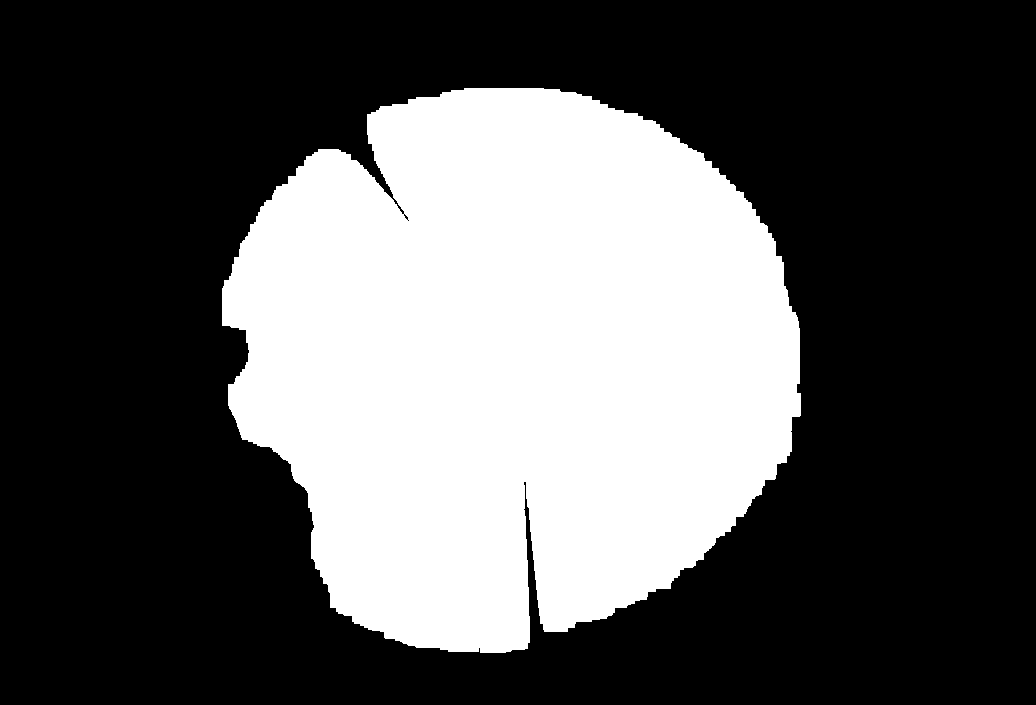
#> input picture masks/mask_delete_5.png, 1036 x 705 px, found by its file name
$ jupyter execute --allow-errors write_label.ipynb   (older library calls are emulated)   (text cells are left out)
#> lines starting #> are read from the running program, lines starting #| are printed output that depends on the picture; after the words box and inside, x2 and y2 are one past the last pixel; in counts of white or black regions, pixels touching at a corner belong together; pictures that were not available may be replaced by others from this repository, and a replacement may not be noted
### preprocessing.py
from code import interact
from re import S
import statistics
import numpy as np
import cv2
import os
from IPython.display import Image
from matplotlib import pyplot as plt
import shutil
from skimage.feature import graycomatrix,graycoprops
import pandas as pd
from TotalCalculation import *
from sklearn.decomposition import PCA
from sklearn.preprocessing import StandardScaler
import pickle

class preprocessData:
    def __init__(self):
        pass
    # [13 lines left out: function ScaledPCA, not called in this run]
    def cropSun(self,img):
        gray = cv2.cvtColor(img,cv2.COLOR_RGB2GRAY)
        _, thresh = cv2.threshold(gray, 252, 255, cv2.THRESH_BINARY)
        try:
            contours, _ = cv2.findContours(thresh, cv2.RETR_EXTERNAL, cv2.CHAIN_APPROX_SIMPLE)
            largest_contour = max(contours, key=cv2.contourArea)
            M = cv2.moments(largest_contour)
            mask = np.zeros_like(gray)
            #cv2.drawContours(mask, [largest_contour], -1, 255, thickness=cv2.FILLED)
            cX = int(M["m10"] / M["m00"])
            cY = int(M["m01"] / M["m00"])
            area = cv2.countNonZero(mask)
            radius = int(np.sqrt(area / np.pi))
            #img = cv2.circle(img.copy(), (cX, cY), radius, (0, 0, 0), -1)
            img = cv2.drawContours(img.copy(), [largest_contour], -1, 0, thickness=cv2.FILLED)
        except:
            pass
        return img
    # [6 lines left out: function calculate_skewness, not called in this run]
    def crop_center(self,img, crop_size=570):
        h, w = img.shape[:2]
        start_x = (w - crop_size) // 2
        start_y = (h - crop_size) // 2
        end_x = start_x + crop_size
        end_y = start_y + crop_size
        cropped_img = img[start_y:end_y, start_x:end_x]
        return cropped_img
    # [6 lines left out: function Threshold, not called in this run]
    def applySunDelete(self,img):
        return cv2.bitwise_and(img,img,mask=cv2.inRange(img,np.array([0,0,0]),np.array([254,253,255])))
    def load_images_and_preprocess(self,path:str,mask,apply_crop_sun:bool):
        images = []
        name = []
        for filename in os.listdir(path):
            img = cv2.imread(os.path.join(path,filename))
            img = preprocessData().crop_center(img)
            img = cv2.bitwise_and(img,img,mask=mask)
            img = cv2.cvtColor(img,cv2.COLOR_BGR2RGB)
            if apply_crop_sun:
                img = self.cropSun(img)
            images.append(img)
            name.append(int(os.path.splitext(os.path.basename(filename))[0]))
        return images,name
    # [38 lines left out: functions load_single_image, Edging, getDataframe, not called in this run]
    def computeGlcmsingle(self,image,distance,angle):
        glcm = graycomatrix(image,distance,angle)
        return glcm
    # [6 lines left out: function computeGlcm, not called in this run]
    def showCloudRatio(self,images,mask,number):
        image = images
        return cv2.countNonZero(image[number])/cv2.countNonZero(mask)

class image:
    # [20 lines left out: functions getFilename, filename_to_ticks, extract_filename, not called in this run]

class thresholding:
    def __init__(self):
        pass
    # [82 lines left out: functions RBratiosingle, RBratio, not called in this run]

### TotalCalculation.py
import time
from datetime import datetime as dt
import datetime
import numpy as np
import cv2

class CloudCalculation:
    def __init__(self):
        pass
    def showCloudRatio(self,images,mask,number):
        image = images
        return cv2.countNonZero(image[number])/cv2.countNonZero(mask)
class SunPosition:
    def calculate_EoT(day):
        B = np.deg2rad(360/365*(day - 81))
        return 9.87*np.sin(2*B)-7.53*np.cos(B)-1.5*np.sin(B)
    def LSTM(time_zone_offset:int):
        return time_zone_offset*15
    def TimeCorrectionFactor(Longitude,LSTM,EoT):
        return 4*(Longitude-LSTM)+EoT
    def LocalSolarTime(Local_time,TC):
        return Local_time+(TC/60)
    def HourAngle(LST):
        return 15*(LST-12)
    def declination(day):
        return 23.45*np.sin(np.deg2rad(360/365*(day-81)))
    # [39 lines left out: functions ElevationandAzimuth, AzAtlCalc, DaytimeInfo, SunriseSunset, not called in this run]

class timeConvertion:
    def __init__(self):
        pass
    # [6 lines left out: function ticks_to_datetime, not called in this run]
    def time_duration(self,start_date,end_date,include_end_date:bool):
        start_date = dt.strptime(start_date,'%Y-%m-%d').date()
        end_date = dt.strptime(end_date.split()[0],'%Y-%m-%d').date()
        duration = end_date-start_date
        if include_end_date:
            duration += datetime.timedelta(days=1)
        return duration
    # [6 lines left out: function decimal_to_UTC, not called in this run]
    def datetime_to_decimal(self,time):
        return time.hour+time.minute/60+time.second/3600

### Test_kernel/write_label.ipynb
[cell 1]
import sys
import os
import shutil
import numpy as np
import astropy.units as u
from astropy.coordinates import EarthLocation, AltAz, get_sun
from astropy.time import Time
from astropy.coordinates import solar_system_ephemeris
sys.path.append(os.path.abspath(os.path.join(os.getcwd(), '..')))
import cv2
import pandas as pd
from preprocessing import preprocessData,thresholding
from TotalCalculation import timeConvertion,SunPosition
from matplotlib import pyplot as plt
from ClassPrediction import prediction

[cell 2]
image_directory = r'C:\Users\ASUS\Documents\NARIT_internship_data\All_sky_camera_Astropark_Chaingmai\2024-06\2024-06-08'
mask = cv2.imread(r'masks\mask_delete_5.png',cv2.IMREAD_GRAYSCALE)
#> mask: shape (705, 1036); 33.8% white; 1 white region, box (x1, y1, x2, y2) and area: (222, 88, 801, 653) 246583
start_date = '2024-01-01'
end_date = os.path.basename(image_directory)
location = [18.849417,98.9538]
#> (the rest of this cell did not finish here and is left out)


LSTM = SunPosition.LSTM(time_zone_offset=7)
EoT = SunPosition.calculate_EoT(day=days)
TC = SunPosition.TimeCorrectionFactor(Longitude=location[1],LSTM=LSTM,EoT=EoT)
dec = SunPosition.declination(day=days)
suntime = SunPosition.DaytimeInfo(latitude=location[0],declination=dec,TC=TC)
sunrise1,sunset1 = SunPosition.DaytimeInfo(latitude=location[0],declination=dec,TC=TC)

[cell 3]
def copy_categorical_day(image_directory,output_directory,mask_directory,classes,mode):
    image_directory = image_directory
    mask = cv2.imread(mask_directory,cv2.IMREAD_GRAYSCALE)
    mask = preprocessData().crop_center(mask,crop_size=570)
    images,name = preprocessData().load_images_and_preprocess(path=image_directory,mask=mask,apply_crop_sun=True)
    final,_,_ = thresholding().RBratio(input=images,filename=name,Time_zone=7,sunrise=sunrise1,sunset=sunset1)
    filtering = lambda x : (x > sunrise1) & (x < sunset1)
    decimal = [timeConvertion().datetime_to_decimal(time=timeConvertion().ticks_to_datetime(ticks=t,time_zone=7)) for t in name]
    if mode == 'day':
        day_indices = [index for index, value in enumerate(decimal) if filtering(value)]
        final_day = final[0:len(day_indices)]
        name_day = [name[i] for i in day_indices]
        percentage = [prediction().CloudRatio(i,mask=mask) for i in final_day]
        classifier = [prediction().classify_sky(i,r) for i,r in percentage]
        for i in range(len(classifier)):
            if classifier[i] == classes:
                original = os.path.join(image_directory,f"{name_day[i]}.png")
                shutil.copy2(original,output_directory)
    if mode == 'night':
        day_indices = [index for index, value in enumerate(decimal) if not filtering(value)]
        final_day = final[0:len(day_indices)]
        name_day = [name[i] for i in day_indices]
        percentage = [prediction().CloudRatio(i,mask=mask) for i in final_day]
        classifier = [prediction().classify_sky(i,r) for i,r in percentage]
        for i in range(len(classifier)):
            if classifier[i] == classes:
                original = os.path.join(image_directory,f"{name_day[i]}.png")
                shutil.copy2(original,output_directory)

[cell 4]
image_directory = r'C:\Users\ASUS\Documents\NARIT_internship_data\All_sky_camera_Astropark_Chaingmai\2024-06'
#> (the rest of this cell did not finish here and is left out)

#> in crop_center, `cropped_img = img[start_y:end_y, start_x:end_x]`:
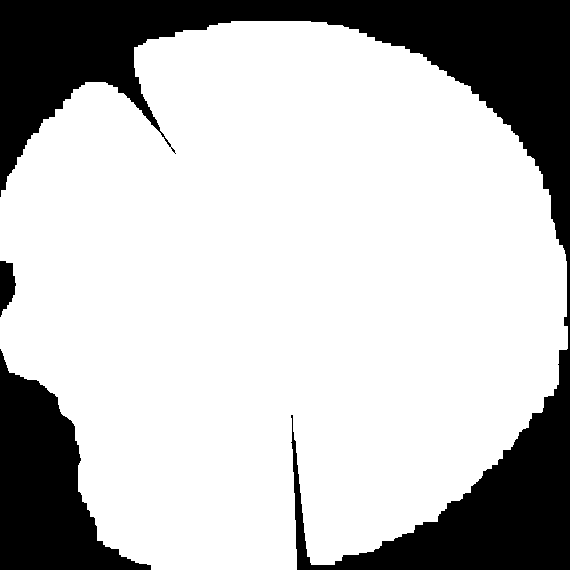
#> cropped_img: shape (570, 570); 75.2% white; 3 black regions, box (x1, y1, x2, y2) and area: (0, 0, 570, 570) 63990, (0, 349, 151, 570) 16092, (0, 261, 16, 317) 627
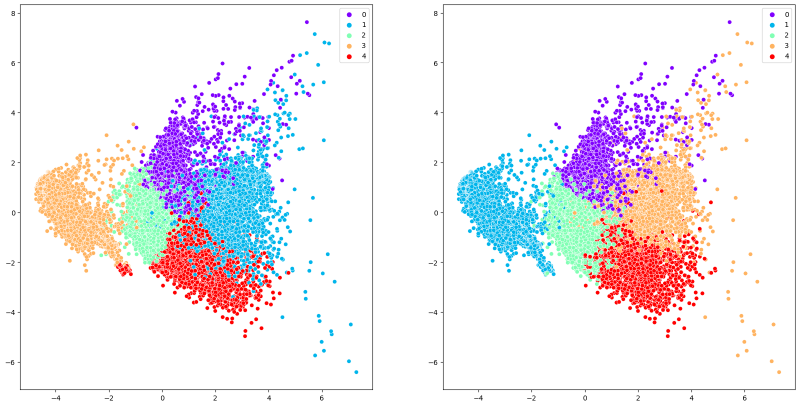
#> input picture Instruction..png, 1600 x 813 px, given as the content of the folder T_internship_data/All_sky_camera_Astropark_Chaingmai/2024-06, which was not available (shown at 1/2 size)
#> in load_images_and_preprocess, img is the input picture: shape (813, 1600, 3); mean B, G, R 239.7, 234.7, 238.9
#> call 2 of crop_center, with crop_size = 570
#> in crop_center (call 2), `cropped_img = img[start_y:end_y, start_x:end_x]`:
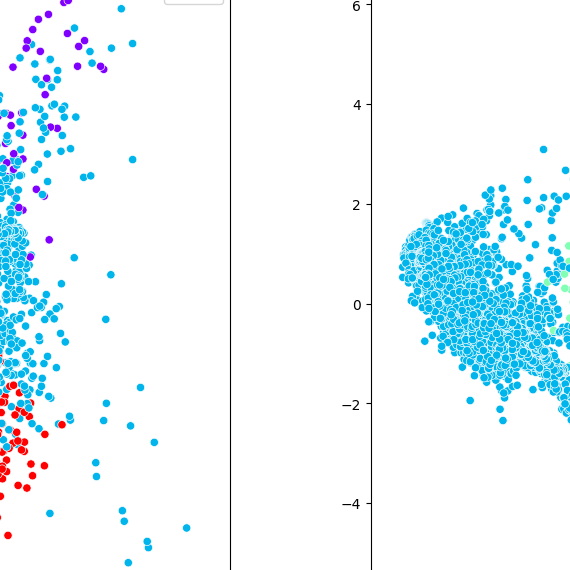
#> cropped_img: shape (570, 570, 3); mean B, G, R 251.3, 246.3, 234.4
#> in load_images_and_preprocess, `img = cv2.bitwise_and(img,img,mask=mask)`:
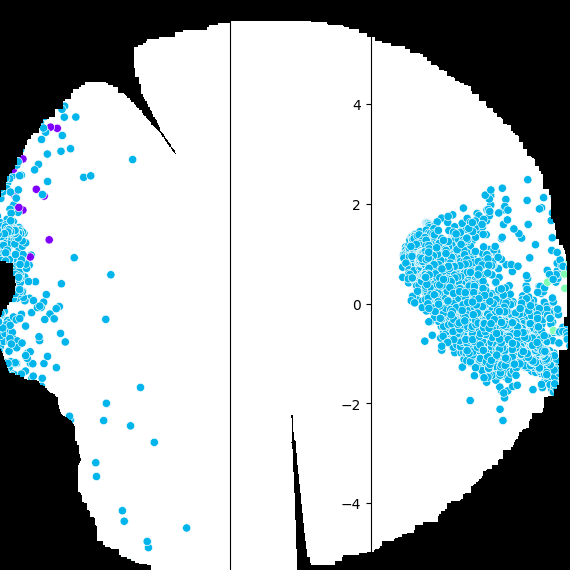
#> img: shape (570, 570, 3); mean B, G, R 189.3, 185.7, 174.6
#> in cropSun, `gray = cv2.cvtColor(img,cv2.COLOR_RGB2GRAY)`:
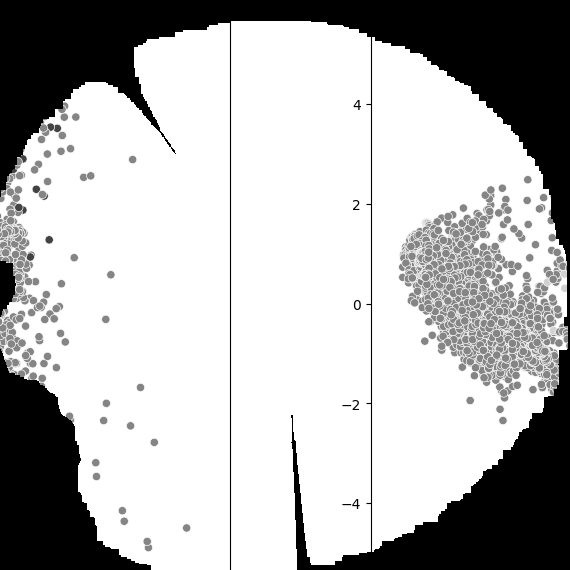
#> gray: shape (570, 570); min 0, max 255, mean 182.8
#> in cropSun, `_, thresh = cv2.threshold(gray, 252, 255, cv2.THRESH_BINARY)`:
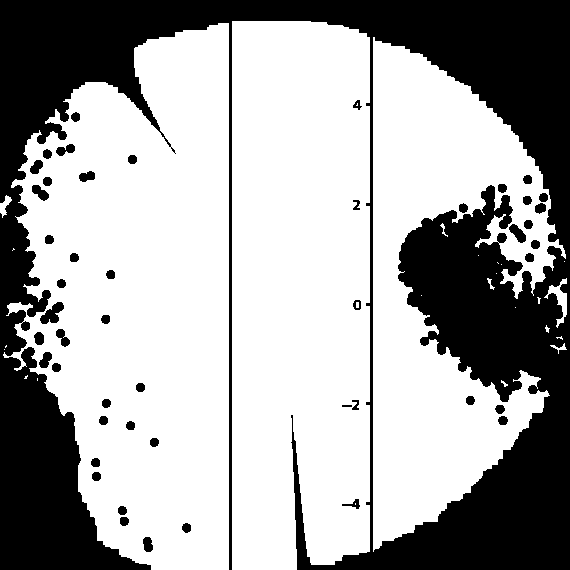
#> thresh: shape (570, 570); 64.9% white; 49 black regions
#> in cropSun, `contours, _ = cv2.findContours(thresh, cv2.RETR_EXTERNAL, cv2.CHAIN_AP..`: contours = 24 contours, 18 with area under 20; largest, box (x1, y1, x2, y2) and area: (3, 23, 229, 570) 88402, (232, 21, 370, 570) 72926, (373, 37, 566, 552) 50021, (544, 278, 567, 328) 282, (0, 195, 12, 218) 98, (550, 343, 567, 354) 32
#> in cropSun, `largest_contour = max(contours, key=cv2.contourArea)`: largest_contour = contour of 648 points, box (x1, y1, x2, y2) (3, 23, 229, 570), area 88402
#> in cropSun, `M = cv2.moments(largest_contour)`: M = moments, m00 88402, centre m10/m00, m01/m00 = (140.7, 298.3)
#> in cropSun, `cX = int(M["m10"] / M["m00"])`: cX = 140
#> in cropSun, `cY = int(M["m01"] / M["m00"])`: cY = 298
#> in cropSun, `area = cv2.countNonZero(mask)`: mask: shape (570, 570); every value is 0
#> in cropSun, `img = cv2.drawContours(img.copy(), [largest_contour], -1, 0, thickness..`:
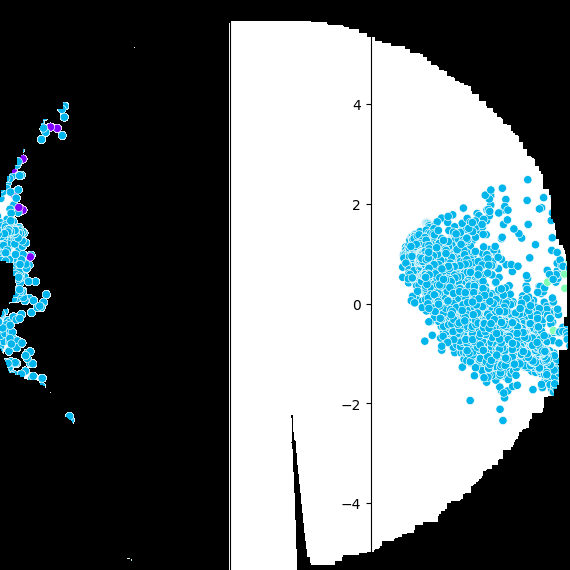
#> img: shape (570, 570, 3); mean R, G, B 105.8, 116, 119.2
    print(f"Day {day} : Copying complete")
